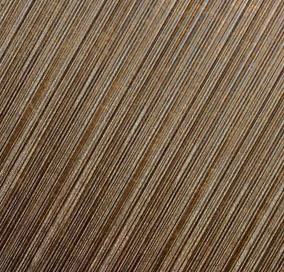
#> input picture 實作練習/opencv-view/data/2.jpg, 284 x 272 px
$ python polar_fourier_comparsion.py
#> lines starting #> are read from the running program, lines starting #| are printed output that depends on the picture; long printed decimals are rounded
## 兩影像4x4區塊傅立葉極座標頻譜的比較
## Texture Dissimilarity of a pair of images
import cv2 as cv
import numpy as np
from matplotlib import pyplot as plt

## 計算傅立葉極座標頻譜的子程式
def log_polar_fourier_spectrum(im):
    vector=im.ndim
    if vector==3:#
        fxy=cv.cvtColor(im,cv.COLOR_RGB2GRAY)#RGB 3維轉成2維灰階影像
    elif vector==2:
        fxy = im#

    else:
        print('the image is not a 2D or 3D array (非2維和3維矩陣)')#

    if fxy.dtype=='uint8':
        fxy = fxy/255.

    #Fuv = np.fft.fftshift(dft)#頻率0分量移動到頻譜中心
    Fuv= np.fft.fft2(fxy) #默認結果中心在左上角
    fshift = np.fft.fftshift(Fuv)  #調用fftshift()函数轉移至頻譜中心
    P = np.log(np.abs(fshift)+1)#fft结果是複數, 其絕對值是振幅(P)，log中不可為0(+1)

    [Y,X]=np.mgrid[(-ksize/2)+1:ksize/2+1:1,(-ksize/2)+1:ksize/2+1:1]#
    X1=np.float32(X)
    Y1=np.float32(-Y) #注意:影像原始的垂直座標是越往下數值越高，但在極座標的對映是越往上座標值越高
    rho, theta= cv.cartToPolar(X1, Y1) #2D Fourier transform into polar coordinates
    deg = (180/np.pi*theta) #convert to [0 360] degree

    hist2d = np.zeros((18,8),'float32') ##
    for di in range(0,18):
        for ri in range(0,8):
            idx = np.where((deg>=(di*20)) & (deg<((di+1)*20)) & (rho>=ri*(71./8.)) & (rho<(ri+1)*(71./8.)))
            meanPi = np.mean(P[idx]) #可能是空的，無法計算，得到 nan
            if np.isnan(meanPi):
                hist2d[di,ri] = 0
            else:
                hist2d[di,ri] = meanPi

    return P, hist2d

# input image names
#filename1 = 'data/1.jpg'
filename1 = 'data/2.jpg'
filename2 = 'data/3.jpg'

# step1: read image 1
img1= cv.imread(filename1)
#> img1 is the input picture: shape (272, 284, 3); mean B, G, R 74.5, 97.4, 119
ksize= 100 #先resize成400x400
img1= cv.resize(img1,(4*ksize,4*ksize))
#> img1: shape (400, 400, 3)
img1= cv.cvtColor(img1, cv.COLOR_BGR2RGB)#show原圖
plt.subplot(241), plt.imshow(img1), plt.title('image 1', fontsize=14)
plt.axis('off')

# step2: create P1, hist2d1 and show P1 (Log Fourier Spectrum)
P1 = np.zeros(ksize,'float32')
hist2d1 = np.zeros((18,8),'float32')
for x in range(4):
    for y in range(4):
        [P1x, hist2d1x] = log_polar_fourier_spectrum(img1[ksize*x:ksize*(x+1),ksize*y:ksize*(y+1),:])
        P1= P1+P1x
        hist2d1= hist2d1+hist2d1x
P1= P1/16
hist2d1= hist2d1/16
P1_im= np.clip(P1/4,0,1).astype('float32')
P1_im= cv.cvtColor(P1_im, cv.COLOR_GRAY2RGB)
#> P1_im: shape (100, 100, 3) float32
cv.line(P1_im,[ksize//2, 0],[ksize//2, ksize],(1,.5,0),1)
#> P1_im: shape (100, 100, 3) float32; mean B, G, R 0.281, 0.276, 0.271
cv.line(P1_im,[0, ksize//2],[ksize, ksize//2],(1,.5,0),1)
#> P1_im: shape (100, 100, 3) float32; mean B, G, R 0.287, 0.277, 0.267
plt.subplot(242),plt.imshow(P1_im)
plt.title('Fourier Spectrum 1 (4x4 blocks)', fontsize=14), plt.axis('off')

# step5: show Log-Polar Fourier Spectrum 1
im_hist2d1= hist2d1[0:9,0:7]
im_hist2d1= cv.resize(np.flipud(im_hist2d1.T),(180,160), interpolation=3)
im_hist2d1_mb= cv.copyMakeBorder(im_hist2d1,2,2,2,2,cv.BORDER_CONSTANT) #加黑邊寬
plt.subplot(243), plt.imshow(im_hist2d1_mb, cmap='gray', vmin=0, vmax=4)
plt.title('Polar Fourier Spectrum 1', fontsize=16), plt.axis('off')

# step4: read image 2
img2= cv.imread(filename2)
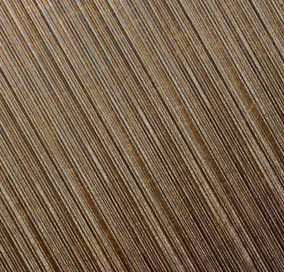
#> input picture 實作練習/opencv-view/data/3.jpg, 284 x 272 px
#> img2 is the input picture: shape (272, 284, 3); mean B, G, R 74.5, 97.4, 119
img2= cv.resize(img2,(4*ksize,4*ksize))
#> img2: shape (400, 400, 3)
img2= img2[:,:,::-1] #將BGR順序改成RGB
plt.subplot(245), plt.imshow(img2), plt.title('image 2', fontsize= 14)
plt.axis('off')

# step5: create P2, hist2d2 and show P2 (Log Fourier Spectrum)
P2 = np.zeros(ksize,'float32')
hist2d2 = np.zeros((18,8),'float32')
for x in range(4):
    for y in range(4):
        [P2x, hist2d2x] = log_polar_fourier_spectrum(img2[ksize*x:ksize*(x+1),ksize*y:ksize*(y+1),:])
        P2=P2+P2x
        hist2d2=hist2d2+hist2d2x
#> this loop made 4 passes
#> pass 1, in log_polar_fourier_spectrum (call 17), `P = np.log(np.abs(fshift)+1)#fft结果是複數, 其絕對值是振幅(P)，log中不可為0(+1)`:
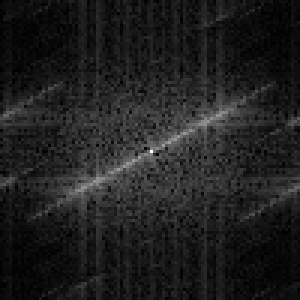
#> P: shape (100, 100) float64 (shown 3 times larger); min 0.00803, max 8.5, mean 1.07; drawn with min black and max white
#> pass 1, in log_polar_fourier_spectrum (call 18), `fxy=cv.cvtColor(im,cv.COLOR_RGB2GRAY)#RGB 3維轉成2維灰階影像`:
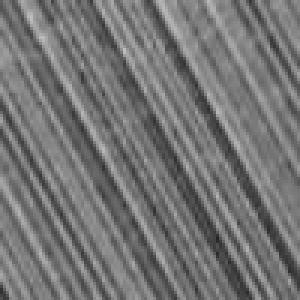
#> fxy: shape (100, 100) (shown 3 times larger); min 36, max 190, mean 116.4
P2= P2/16
hist2d2= hist2d2/16
P2_im= np.clip(P2/4,0,1).astype('float32')
P2_im= cv.cvtColor(P2_im, cv.COLOR_GRAY2RGB)
#> P2_im: shape (100, 100, 3) float32
cv.line(P2_im,[ksize//2, 0],[ksize//2, ksize],(1,.5,0),1)
#> P2_im: shape (100, 100, 3) float32; mean B, G, R 0.282, 0.277, 0.272
cv.line(P2_im,[0, ksize//2],[ksize, ksize//2],(1,.5,0),1)
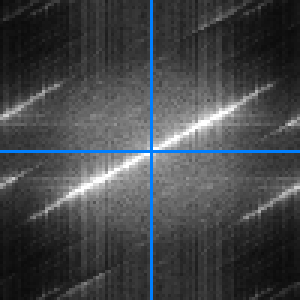
#> P2_im: shape (100, 100, 3) float32 (shown 3 times larger); mean B, G, R 0.287, 0.277, 0.268
plt.subplot(246),plt.imshow(P2_im)
plt.title('Fourier Spectrum 2 (4x4 blocks)', fontsize=14), plt.axis('off')

# step6: show Log-Polar Fourier Spectrum 2
im_hist2d2= hist2d2[0:9,0:7]
#print(im_hist2d2.shape)
im_hist2d2= cv.resize(np.flipud(im_hist2d2.T),(180,160), interpolation=3)
im_hist2d2_mb= cv.copyMakeBorder(im_hist2d2,2,2,2,2,cv.BORDER_CONSTANT) #加黑邊寬
plt.subplot(247), plt.imshow(im_hist2d2_mb, cmap='gray', vmin=0, vmax=4)
plt.title('Polar Fourier Spectrum 2', fontsize=16), plt.axis('off')

# step7: show Polar Fourier Spectrum comparison
FFT_diff=2*(im_hist2d2-im_hist2d1)/np.max(im_hist2d2[:])
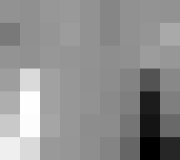
#> FFT_diff: shape (160, 180) float32; min -0.911, max 0.675, mean -0.0142; drawn with min black and max white
print(np.min(FFT_diff[:]),np.max(FFT_diff[:]))
#| -0.9111 0.675
idx1= np.where(FFT_diff<0)
#> idx1 = 13780 positions, rows 0 to 159, columns 0 to 179
idx2= np.where(FFT_diff>=0)
#> idx2 = 15020 positions, rows 0 to 159, columns 0 to 179
R= FFT_diff.copy() #注意，必須用 copy()，否則 R=G=B=FFT_diff 互相參考
R[idx1]= 0
G= -1.0*FFT_diff.copy()
G[idx2]= 0
B= -1.0*FFT_diff.copy()
B[idx2]= 0
FFT_diff_img = np.dstack((R,G,B))+0.5
FFT_diff_img_mb= cv.copyMakeBorder(FFT_diff_img,2,2,2,2,cv.BORDER_CONSTANT) #加黑邊寬
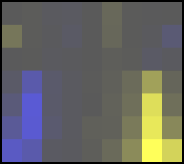
#> FFT_diff_img_mb: shape (164, 184, 3) float32; mean of channels 0, 1, 2 0.543, 0.557, 0.557; drawn with min black and max white
plt.subplot(248), plt.imshow(FFT_diff_img_mb)

# calcuate L2 dissimilarity (L2相異度計算)
diff  = hist2d2 - hist2d1
L2_dissimilarity = np.sqrt(np.mean(diff[:]**2))
#> L2_dissimilarity = 0.465
print('L2 dissimilarity= ', np.round(L2_dissimilarity,3))
#| L2 dissimilarity=  0.465
plt.title('L2 dissimilarity= '+ str(np.round(L2_dissimilarity,3)), fontsize=16), plt.axis('off')

#全螢幕顯示
figManager = plt.get_current_fig_manager()
figManager.window.showMaximized()
plt.show()
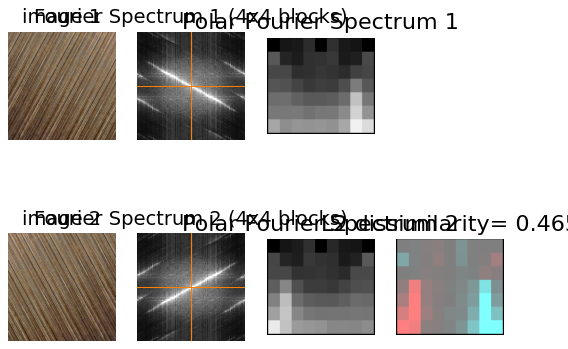
#> figure drawn by matplotlib, 7 panels
